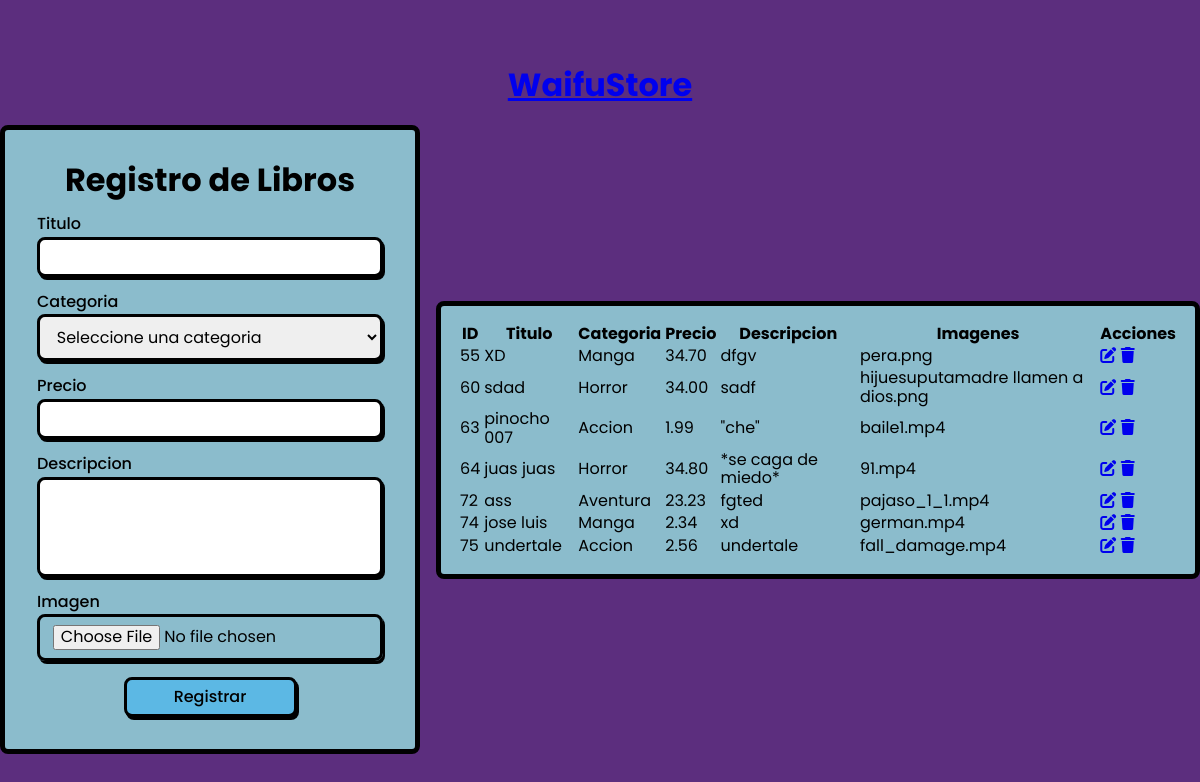
The page / on the database its author committed.
### tables this page shows
CREATE TABLE `books` (
  `id_books` int(11) NOT NULL AUTO_INCREMENT,
  `book_name` varchar(45) NOT NULL,
  `book_category` varchar(45) NOT NULL,
  `book_price` decimal(10,2) NOT NULL,
  `book_description` varchar(1500) DEFAULT NULL,
  `book_img` varchar(2000) DEFAULT NULL,
  PRIMARY KEY (`id_books`)
);

### index.php (the view, shortened to what this page needs)
<!DOCTYPE html>
<html lang="en">
<head>
    <link rel="stylesheet" href="./vistas/assets/css/normalize.css">
    <link rel="stylesheet" href="./vistas/assets/css/style.css">
</head>
<body class="element-center">
    <main class="main element-center">
        <h1 class="main__title"> <a href="usersPage.php">WaifuStore</a></h1>
        <div class="content-container">
            <div class="form-container element-center">
                <form class="form element-center" method="POST" enctype="multipart/form-data">
                    <h3 class="form__title">Registro de Libros</h3>
                    <div class="form__input-container">
                        <label class="form__input-title" for="titulo">Titulo</label>
                        <input class="form__input" type="text" name="titulo" id="titulo" autocomplete="off">
                    </div>
                    <div class="form__input-container">
                        <label class="form__input-title" for="categoria">Categoria</label>
                        <select class="form__input" name="categoria" id="categoria">
                            <option disabled selected>Seleccione una categoria</option>
                        </select>
                    </div>
                    <div class="form__input-container">
                        <label class="form__input-title" for="precio">Precio</label>
                        <input class="form__input" type="text" name="precio" id="precio" autocomplete="off">
                    </div>
                    <div class="form__input-container">
                        <label class="form__input-title" for="descripcion">Descripcion</label>
                        <textarea class="form__textarea" name="descripcion" id="descripcion" autocomplete="off"></textarea>
                    </div>
                    <div class="form__input-container">
                        <label class="form__input-title" for="foto">Imagen</label>
                        <input class="form__input" name="foto" id="foto" type="file">
                    </div>
                    <button class="form__btn" type="submit" name="btnregistrar" value="registrar">Registrar</button>
                </form>
            </div>
            <div class="table-container">
                <table class="table">
                    <thead class="table__header">
                        <tr>
                            <th class="table__column" scope="col">ID</th>
                            <th class="table__column" scope="col">Titulo</th>
                            <th class="table__column" scope="col">Categoria</th>
                            <th class="table__column" scope="col">Precio</th>
                            <th class="table__column" scope="col">Descripcion</th>
                            <th class="table__column" scope="col">Imagenes</th>
                            <th class="table__column" scope="col">Acciones</th>
                        </tr>
                    </thead>
                    <tbody>
                        <?php
                        include_once('modelos/conexion.php');
                        $sql = $connect->query("SELECT * FROM books");
                        while ($datos = $sql->fetch_object()) { ?>
                            <tr class="table__row">
                                <td class="table__data"><?= $datos->id_books ?></td>
                                <td class="table__data"><?= $datos->book_name ?></td>
                                <td class="table__data"><?= $datos->book_category ?></td>
                                <td class="table__data"><?= $datos->book_price ?></td>
                                <td class="table__data"><?= $datos->book_description ?></td>
                                <td class="table__data"><?= $datos->book_img ?></td>
                                <td class="table__data">
                                    <a class="table__btn table__btn--yellow" href="modificar_producto.php?id=<?= $datos->id_books ?>" onClick="return confirmar('modificar esta fila??')" ><i class="fa-solid fa-pen-to-square"></i></a>
                                    <a class="table__btn table__btn--red" onClick="return confirmar('eliminar esta fila?')" href="index.php?id=<?= $datos->id_books ?>" ><i class="fa-solid fa-trash"></i></a>
                                </td>
                            </tr>
                        <?php } ?>
                    </tbody>
                </table>
</body>
</html>

### vistas/assets/css/style.css (style rules this page uses)
:root { --white: #FFFFFF; --black: #000000; --purple: #5C2E7E; --dark-blue: #4C6793; --light-blue: #8BBCCC; }
* { box-sizing: border-box; }
body { min-height: 100vh; font-family: 'Poppins', sans-serif; background-color: var(--purple); }
.element-center { display: flex; justify-content: center; align-items: center; }
.main { flex-direction: column; width: 100%; }
.content-container { display: flex; align-items: center; gap: 1em; }
.form-container { width: 35%; }
.form { flex-direction: column; gap: 1em; width: 100%; padding: 2em; border: 5px solid var(--black); border-radius: .5em; background-color: var(--light-blue); }
.form__title { margin-block: 0; text-align: center; font-size: 2rem; }
.form__input-container { display: flex; flex-direction: column; width: 100%; }
.form__input-title { font-weight: 500; }
.form__input, .form__textarea, .form__btn { margin-top: 3px; padding: .5em .8em; border: 3px solid var(--black); border-radius: .5em; box-shadow: 2px 3px 0 var(--black); transition:transform, box-shadow 0.2s, 0.2s; }
.form__textarea { height: 10ch; resize: none; }
.form__btn { margin-top: 0; width: 50%; font-weight: 500; background-color: #5CB8E4; }
.table-container { overflow: auto; width: 65%; height: 100%; }
.table { height: 100%; padding: 1em; background-color: var(--light-blue); border: 5px solid var(--black); border-radius: .5em; }

### rows shown on the page
books: id_books "55", book_name "XD", book_category "Manga", book_price "34.70", book_description "dfgv", book_img "pera.png"
books: id_books "60", book_name "sdad", book_category "Horror", book_price "34.00", book_description "sadf", book_img "hijuesuputamadre llamen a dios.png"
books: id_books "63", book_name "pinocho 007", book_category "Accion", book_price "1.99", book_description "\"che\"", book_img "baile1.mp4"
books: id_books "64", book_name "juas juas", book_category "Horror", book_price "34.80", book_description "*se caga de miedo*", book_img "91.mp4"
books: id_books "72", book_name "ass", book_category "Aventura", book_price "23.23", book_description "fgted", book_img "pajaso_1_1.mp4"
books: id_books "74", book_name "jose luis", book_category "Manga", book_price "2.34", book_description "xd", book_img "german.mp4"
books: id_books "75", book_name "undertale", book_category "Accion", book_price "2.56", book_description "undertale", book_img "fall_damage.mp4"
